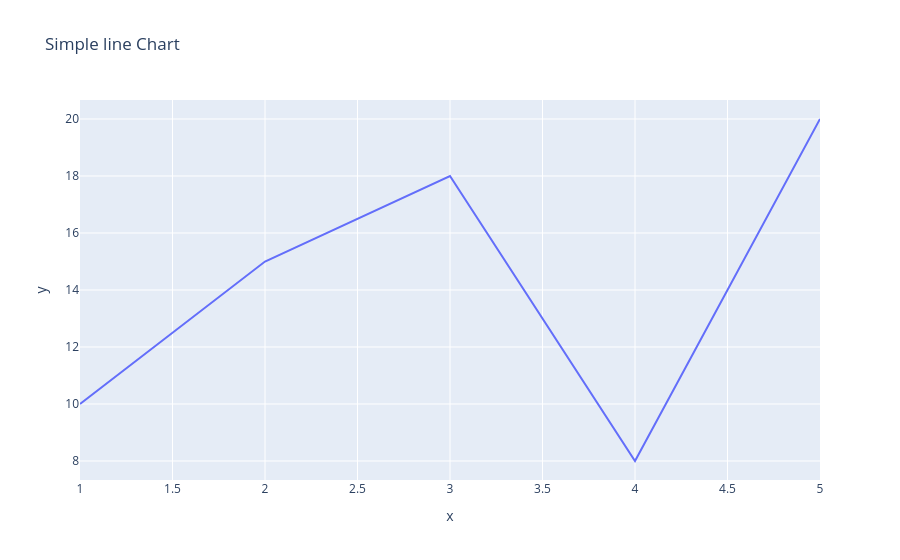

Write notebook code for a chart like this one.
### Code cell
fig = px.line(x=x, y=y, title='Simple line Chart')
fig.show()

### Figure 1 — Plotly figure (JSON) as saved in the notebook; plotly's stock layout.template omitted (floating-point values rounded to 4 significant figures)
{"data": [{"hovertemplate": "x=%{x}<br>y=%{y}<extra></extra>", "legendgroup": "", "line": {"color": "#636efa", "dash": "solid"}, "marker": {"symbol": "circle"}, "mode": "lines", "name": "", "orientation": "v", "showlegend": false, "type": "scatter", "x": [1, 2, 3, 4, 5], "xaxis": "x", "y": [10, 15, 18, 8, 20], "yaxis": "y"}], "layout": {"legend": {"tracegroupgap": 0}, "title": {"text": "Simple line Chart"}, "xaxis": {"anchor": "y", "domain": [0, 1], "title": {"text": "x"}}, "yaxis": {"anchor": "x", "domain": [0, 1], "title": {"text": "y"}}}}
